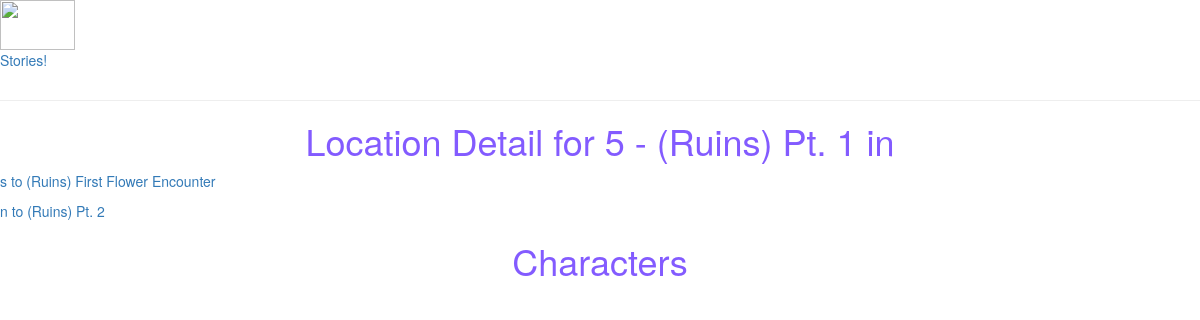
/Story/location/5, run on an earlier commit of the app's database.
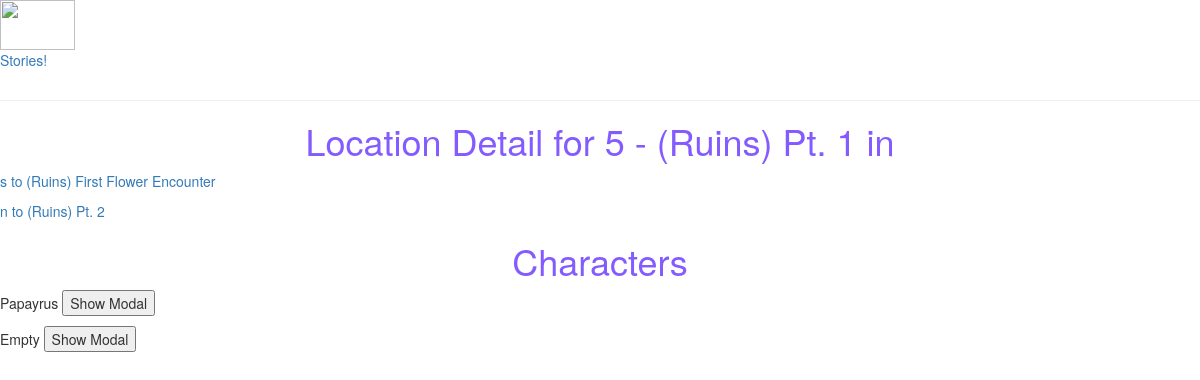
And on a later commit of the database.
### Story/models.py (models this page shows, shortened)
class LocationNeighbors(models.Model):
    fromLocation = models.ForeignKey('Location' , on_delete=models.SET_NULL , null=True , related_name='fromLocation')
    toLocation = models.ForeignKey('Location' , on_delete=models.SET_NULL , null=True , related_name='toLocation')
    CARDINAL = (
        ('n' , 'North'),
        ('s' , 'South'),
        ('e' , 'East'),
        ('w' , 'West'),
    )
    direction = models.CharField(max_length=2 , choices=CARDINAL , help_text="Select a Driection" , null=True , blank=True)

class Location(models.Model):
    name = models.CharField(max_length=200, help_text="Enter Location Name")
    story = models.ForeignKey('Story', on_delete=models.SET_NULL, null=True)

class Characters(models.Model):
    name = models.CharField(max_length=200, help_text="Enter NPC's Name")
    location = models.ForeignKey('Location', on_delete=models.SET_NULL, null=True)
    story = models.ForeignKey('Story', on_delete=models.SET_NULL, null=True)
    imageFileName = models.CharField(max_length=200, help_text="Enter logo file name", null=True)
    dialougueOne = models.CharField(max_length=500, help_text="Enter Dialougue", null=True)
    answerOne = models.CharField(max_length=500, help_text="Enter Answer", null=True)
    dialougueTwo = models.CharField(max_length=500, help_text="Enter Dialougue", null=True)
    answerTwo = models.CharField(max_length=500, help_text="Enter Answer", null=True)
    dialougueThree = models.CharField(max_length=500, help_text="Enter Dialougue", null=True)
    answerThree = models.CharField(max_length=500, help_text="Enter Answer", null=True)

### Story/views.py (the view)
# urls.py: path('location/<int:pk>' , views.LocationDetailView.as_view(), name = 'locationDetail'),
class LocationDetailView(generic.DetailView):
    model = Location

### Story/templates/Story/location_detail.html (shortened to what this page needs)
{% extends "base_generic.html" %}
{% block content %}
<h1>Location Detail for {{ location.id }} - {{ location.name }} in {{ location.zoo.name }}</h1>
{% for locations in location.fromLocation.all %}
    <a href="http://127.0.0.1:8000/Story/location/{{locations.toLocation.id}}"><p> {{locations.direction}} to {{locations.toLocation.name}} </p></a>
{% endfor %}
<h1>Characters</h1>
{% load static %}
{% for characters in location.characters_set.all %}
    <p> {{characters.name}} <button onclick="showModal('{{characters.name}}')">Show Modal</button></p>
{% endfor %}
{% endblock %}

What changed in the data, as far as the page shows it:
now on this page (row edited): Characters: name "Papayrus"
added Characters: name "Empty"
